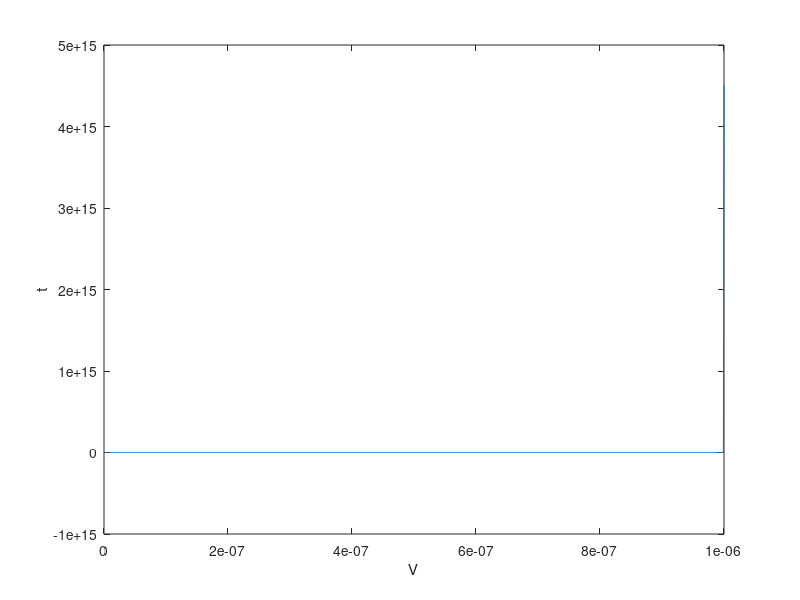
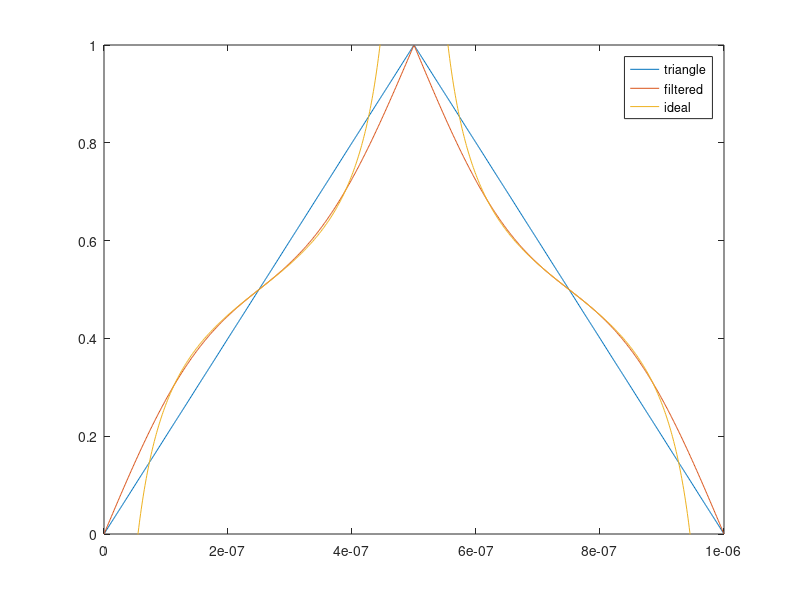
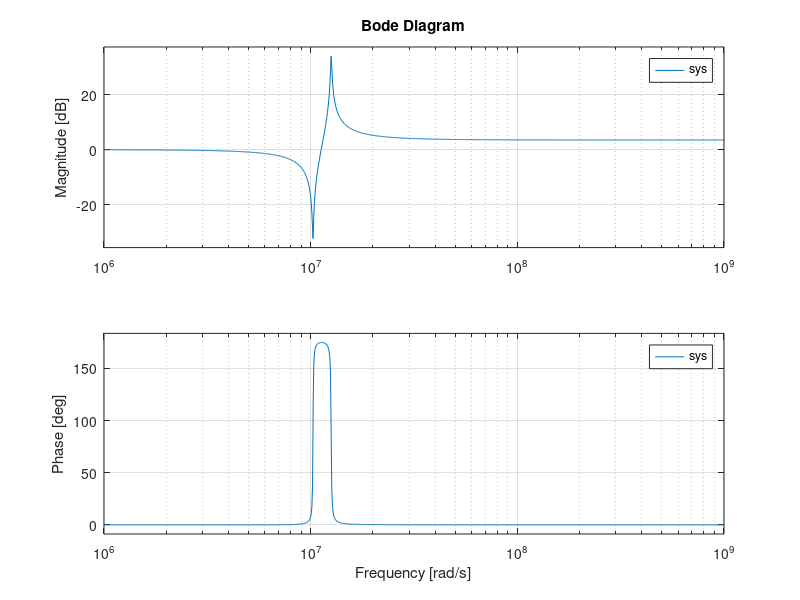

Here is the MATLAB script that generated these plots, in order:
f=1e6;
t=linspace(0, 1e-6, 1000);
Fs=1e9;
D =  (sawtooth(2*pi*f*t, 0.5)+1)/2;
V = (1-2*D)./(D-D.^2);
%V(V>4) = 4;
%V(V<-4) = -4;
figure
plot(t, V);

xlabel('V');
ylabel('t');

%% Home-grown filter
Fc = 2e6;
w0 = 2*pi*Fc;
Q = 100;
%b = [1, 0, 0];
b = [1, 0, 0]/2+[1, w0/Q, w0^2];
a = [1, w0/Q, w0^2];
sys = tf(b, a)
figure
y = lsim(sys, D, t);
plot(t, D, t, y, t, -V/16+0.5);
legend('triangle', 'filtered', 'ideal');
ylim([0,1]);
figure
bode(sys)